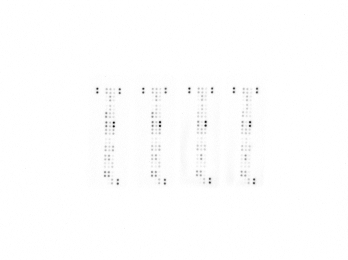
#> input picture imagen_real_correcta.png, 348 x 260 px
$ python analizar_fondo.py imagen_real_correcta.png
#> lines starting #> are read from the running program, lines starting #| are printed output that depends on the picture
"""
Analiza el fondo de tu imagen ARY009 para detectar problemas:
- Fondo no uniforme entre tirillas
- Fondo no uniforme dentro de una tirilla
- Valores fuera de rango razonable

Uso:  python analizar_fondo.py "ruta/a/tu/imagen.png"
"""
import sys
import os
import numpy as np
import cv2

def analizar(ruta):
#> called with ruta = 'imagen_real_correcta.png'
    if not os.path.exists(ruta):
        print(f"ERROR: no existe {ruta}")
        return

    img = cv2.imread(ruta, cv2.IMREAD_UNCHANGED)
#> img is the input picture: shape (260, 348); min 15, max 255, mean 253.5
    if img is None:
        print(f"ERROR: no se pudo abrir {ruta}")
        return

    if img.ndim == 3:
        gris = cv2.cvtColor(img, cv2.COLOR_BGR2GRAY)
    else:
        gris = img

    h, w = gris.shape
#> h = 260; w = 348
    profundidad = 16 if gris.dtype == np.uint16 else 8
#> profundidad = 8
    max_val = 65535 if profundidad == 16 else 255
#> max_val = 255

    print(f"\n{'='*70}")
    print(f"ANÁLISIS DE FONDO: {os.path.basename(ruta)}")
    print(f"{'='*70}\n")
    print(f"Dimensiones: {w} × {h} px")
#| Dimensiones: 348 × 260 px
    print(f"Profundidad: {profundidad}-bit (rango {0}-{max_val})\n")
#| Profundidad: 8-bit (rango 0-255)

    # Estadísticas globales
    print(f"{'─'*70}")
    print("ESTADÍSTICAS GLOBALES DE LA IMAGEN")
    print(f"{'─'*70}")
    print(f"Min:     {gris.min():>6}  (más oscuro = spot más fuerte)")
#| Min:         15  (más oscuro = spot más fuerte)
    print(f"Max:     {gris.max():>6}  (más claro = fondo)")
#| Max:        255  (más claro = fondo)
    print(f"Mediana: {int(np.median(gris)):>6}  (color típico de la imagen)")
#| Mediana:    255  (color típico de la imagen)
    print(f"Media:   {gris.mean():>6.1f}\n")
#| Media:    253.5

    # Detectar el fondo (los píxeles MÁS CLAROS)
    fondo_aprox = int(np.percentile(gris, 95))  # 95th percentile = fondo
#> fondo_aprox = 255
    print(f"FONDO APROXIMADO (95% más claro): {fondo_aprox}/{max_val}  "
          f"({100*fondo_aprox/max_val:.1f}% del máximo)")
#| FONDO APROXIMADO (95% más claro): 255/255  (100.0% del máximo)

    if profundidad == 8:
        if fondo_aprox >= 245:
            print(f"  ✓ EXCELENTE: fondo casi blanco puro")
        elif fondo_aprox >= 230:
            print(f"  ✓ BIEN: fondo claro (variación normal de escáner)")
        elif fondo_aprox >= 200:
            print(f"  ~ ACEPTABLE: fondo levemente gris (verificar exposición)")
        else:
            print(f"  ✗ PROBLEMA: fondo muy oscuro (reduce sensibilidad)")

    # Dividir en 4 tirillas verticales y analizar cada una
    print(f"\n{'─'*70}")
    print("ANÁLISIS POR TIRILLA (división vertical en 4)")
    print(f"{'─'*70}")
    print(f"{'Tirilla':<12} {'fondo':<8} {'min':<6} {'rango_usado':<14} {'fondo_uniforme'}")
    ancho_tirilla = w // 4
#> ancho_tirilla = 87
    fondos = []
    for i in range(4):
        x0 = i * ancho_tirilla
        x1 = (i + 1) * ancho_tirilla
        sub = gris[:, x0:x1]
        f95 = int(np.percentile(sub, 95))
        mn = sub.min()
        rango = f95 - mn
        fondos.append(f95)

        # Verificar uniformidad: dividir tirilla en mitad superior e inferior
        sub_sup = sub[:h//2]
        sub_inf = sub[h//2:]
        f_sup = int(np.percentile(sub_sup, 95))
        f_inf = int(np.percentile(sub_inf, 95))
        delta = abs(f_sup - f_inf)
        if delta < 10:
            unif = "✓ uniforme"
        elif delta < 25:
            unif = f"~ leve gradiente (Δ={delta})"
        else:
            unif = f"✗ DESIGUAL (Δ={delta})"

        nombre = ['Ctrl-1', 'Ctrl-2', 'Trat-1', 'Trat-2'][i]
        print(f"  {nombre:<10} {f95:<8} {mn:<6} {rango:<14} {unif}")
#> this loop made 4 passes
#> (mn, rango) on passes 1 to 4: (243, 12), (15, 240), (30, 225), (242, 13)
#|   Ctrl-1     255      243    12             ✓ uniforme
#|   Ctrl-2     255      15     240            ✓ uniforme
#|   Trat-1     255      30     225            ✓ uniforme
#|   Trat-2     255      242    13             ✓ uniforme
#> pass 2, in analizar, `sub = gris[:, x0:x1]`:
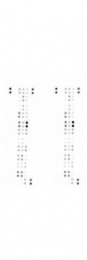
#> sub: shape (260, 87); min 15, max 255, mean 252.2
#> after the loop, fondos = [255, 255, 255, 255]

    print(f"\n{'─'*70}")
    print("CONSISTENCIA DEL FONDO ENTRE TIRILLAS")
    print(f"{'─'*70}")
    fondo_min = min(fondos)
#> fondo_min = 255
    fondo_max = max(fondos)
#> fondo_max = 255
    delta_max = fondo_max - fondo_min
#> delta_max = 0
    if delta_max < 5:
        print(f"  ✓ EXCELENTE: las 4 tirillas tienen fondo casi idéntico")
    elif delta_max < 15:
        print(f"  ✓ ACEPTABLE: variación leve entre tirillas (Δ={delta_max})")
    elif delta_max < 30:
        print(f"  ~ ATENCIÓN: variación moderada (Δ={delta_max}) — afectará comparación Ctrl vs Trat")
    else:
        print(f"  ✗ PROBLEMA: variación grande (Δ={delta_max}) — los resultados pueden ser artefacto")

    print(f"\n{'─'*70}")
    print("CONCLUSIÓN")
    print(f"{'─'*70}")
    if delta_max < 15 and fondo_aprox >= 230:
        print("  ✓ Tu imagen tiene buena calidad técnica. Los resultados deberían")
        print("    ser confiables. Cualquier diferencia entre Ctrl y Trat es real.")
    elif delta_max < 30:
        print("  ~ La imagen tiene variación moderada en el fondo. Algunos")
        print("    resultados pueden estar levemente sesgados (~10-20% de error).")
        print("    Considere re-escanear con configuración uniforme.")
    else:
        print("  ✗ La imagen tiene problemas significativos de fondo.")
        print("    Muchos de los resultados pueden ser ARTEFACTO del escaneo.")
        print("    Re-escanee usando MISMA exposición/calibración para las 4 tirillas.")
    print()


if __name__ == "__main__":
    if len(sys.argv) < 2:
        print("Uso: python analizar_fondo.py <ruta_imagen.png>")
        print('Ejemplo: python analizar_fondo.py "fotos/Sw620 colon-mango.png"')
        sys.exit(1)
    analizar(sys.argv[1])
